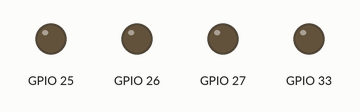
Recording of a sketch running on a simulated ESP32. Parts: output pins drawn as LEDs (lit = HIGH).

Above: at 0.1 s.
At 4.1 s:
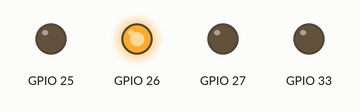
At 8.1 s:
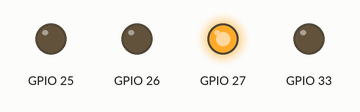
At 16.1 s:
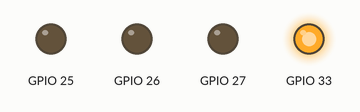
At 26.1 s:
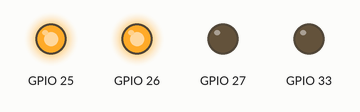
At 38.1 s:
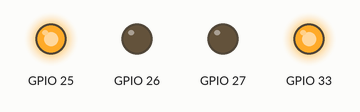
Timing chart, 0 to 39.6 s (numbered marks = the images above):
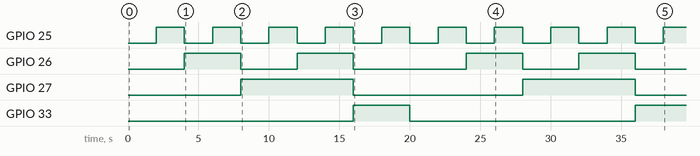

Measured:
- by itself, GPIO 25: alternates HIGH for 2.0 s and LOW for 2.0 s
- by itself, GPIO 26: LOW → HIGH at 4.0 s, → LOW 4.0 s later, → HIGH 4.0 s later, → LOW 4.0 s later, … (8 changes in this stretch)
- by itself, GPIO 27: alternates HIGH for 8.0 s and LOW for 12.0 s
- by itself, GPIO 33: LOW → HIGH at 16.0 s, → LOW 4.0 s later, → HIGH 16.0 s later

The sketch:

BCD_.ino
```cpp
void setup() {
  Serial.begin(115200);  // serial monitor at 115200 bps
  // put your setup code here, to run once:
  pinMode(25, OUTPUT);
  pinMode(26, OUTPUT);
  pinMode(27, OUTPUT);
  pinMode(33, OUTPUT);


}

void loop() {
  // put your main code here, to run repeatedly:
  //0
  digitalWrite(25, LOW);
  digitalWrite(26, LOW);
  digitalWrite(27, LOW);
  digitalWrite(33, LOW);
  delay(2000);

  //1
  digitalWrite(25, HIGH);
  digitalWrite(26, LOW);
  digitalWrite(27, LOW);
  digitalWrite(33, LOW);
  delay(2000);

  //2
  digitalWrite(25, LOW);
  digitalWrite(26, HIGH);
  digitalWrite(27, LOW);
  digitalWrite(33, LOW);
  delay(2000);

  //3
  digitalWrite(25, HIGH);
  digitalWrite(26, HIGH);
  digitalWrite(27, LOW);
  digitalWrite(33, LOW);
  delay(2000);

  //4
  digitalWrite(25, LOW);
  digitalWrite(26, LOW);
  digitalWrite(27, HIGH);
  digitalWrite(33, LOW);
  delay(2000);

  //5
  digitalWrite(25, HIGH);
  digitalWrite(26, LOW);
  digitalWrite(27, HIGH);
  digitalWrite(33, LOW);
  delay(2000);

  //6
  digitalWrite(25, LOW);
  digitalWrite(26, HIGH);
  digitalWrite(27, HIGH);
  digitalWrite(33, LOW);
  delay(2000);

  //7
  digitalWrite(25, HIGH);
  digitalWrite(26, HIGH);
  digitalWrite(27, HIGH);
  digitalWrite(33, LOW);
  delay(2000);

  //8
  digitalWrite(25, LOW);
  digitalWrite(26, LOW);
  digitalWrite(27, LOW);
  digitalWrite(33, HIGH);
  delay(2000);

  //9
  digitalWrite(25, HIGH);
  digitalWrite(26, LOW);
  digitalWrite(27, LOW);
  digitalWrite(33, HIGH);
  delay(2000);
}
```
